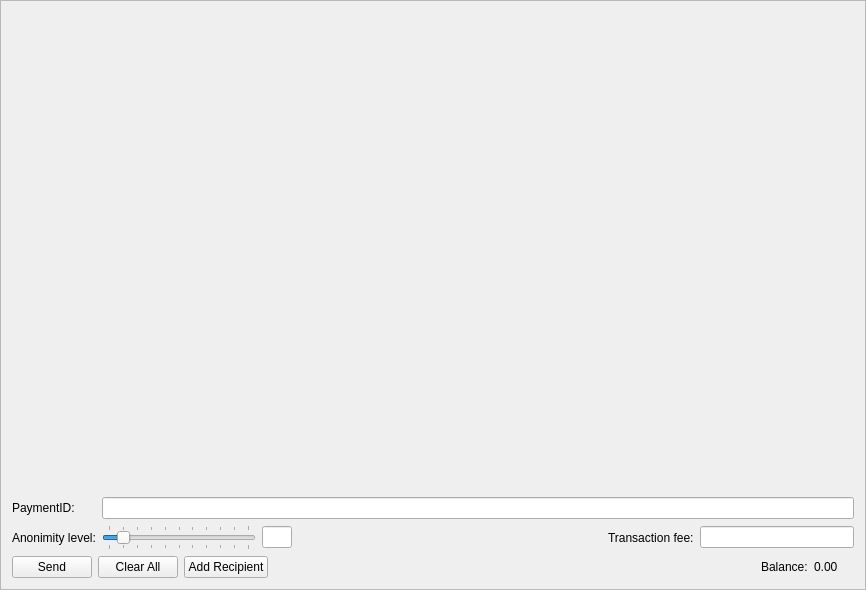
<?xml version="1.0" encoding="UTF-8"?>
<ui version="4.0">
 <class>SendFrame</class>
 <widget class="QFrame" name="SendFrame">
  <property name="geometry">
   <rect>
    <x>0</x>
    <y>0</y>
    <width>866</width>
    <height>590</height>
   </rect>
  </property>
  <property name="windowTitle">
   <string>Frame</string>
  </property>
  <property name="frameShape">
   <enum>QFrame::StyledPanel</enum>
  </property>
  <property name="frameShadow">
   <enum>QFrame::Raised</enum>
  </property>
  <layout class="QVBoxLayout" name="m_send_frame_main_layout">
   <item>
    <widget class="QScrollArea" name="m_transfersScrollarea">
     <property name="frameShape">
      <enum>QFrame::NoFrame</enum>
     </property>
     <property name="widgetResizable">
      <bool>true</bool>
     </property>
     <widget class="QWidget" name="scrollAreaWidgetContents">
      <property name="geometry">
       <rect>
        <x>0</x>
        <y>0</y>
        <width>844</width>
        <height>469</height>
       </rect>
      </property>
      <layout class="QVBoxLayout" name="m_send_frame_layout">
       <property name="margin">
        <number>0</number>
       </property>
       <item>
        <spacer name="verticalSpacer">
         <property name="orientation">
          <enum>Qt::Vertical</enum>
         </property>
         <property name="sizeHint" stdset="0">
          <size>
           <width>20</width>
           <height>445</height>
          </size>
         </property>
        </spacer>
       </item>
      </layout>
     </widget>
    </widget>
   </item>
   <item>
    <layout class="QGridLayout" name="gridLayout">
     <property name="topMargin">
      <number>5</number>
     </property>
     <item row="1" column="2">
      <widget class="QLineEdit" name="m_mixinEdit">
       <property name="maximumSize">
        <size>
         <width>30</width>
         <height>16777215</height>
        </size>
       </property>
       <property name="text">
        <string notr="true"/>
       </property>
       <property name="maxLength">
        <number>5</number>
       </property>
       <property name="alignment">
        <set>Qt::AlignCenter</set>
       </property>
       <property name="readOnly">
        <bool>true</bool>
       </property>
      </widget>
     </item>
     <item row="1" column="4">
      <spacer name="horizontalSpacer">
       <property name="orientation">
        <enum>Qt::Horizontal</enum>
       </property>
       <property name="sizeType">
        <enum>QSizePolicy::Expanding</enum>
       </property>
       <property name="sizeHint" stdset="0">
        <size>
         <width>298</width>
         <height>20</height>
        </size>
       </property>
      </spacer>
     </item>
     <item row="1" column="0">
      <widget class="QLabel" name="label_2">
       <property name="text">
        <string>Anonimity level:</string>
       </property>
      </widget>
     </item>
     <item row="0" column="0">
      <widget class="QLabel" name="label_6">
       <property name="text">
        <string>PaymentID:</string>
       </property>
      </widget>
     </item>
     <item row="1" column="1">
      <widget class="QSlider" name="m_mixinSlider">
       <property name="maximumSize">
        <size>
         <width>200</width>
         <height>16777215</height>
        </size>
       </property>
       <property name="maximum">
        <number>10</number>
       </property>
       <property name="pageStep">
        <number>1</number>
       </property>
       <property name="value">
        <number>1</number>
       </property>
       <property name="tracking">
        <bool>false</bool>
       </property>
       <property name="orientation">
        <enum>Qt::Horizontal</enum>
       </property>
       <property name="tickPosition">
        <enum>QSlider::TicksBothSides</enum>
       </property>
       <property name="tickInterval">
        <number>1</number>
       </property>
      </widget>
     </item>
     <item row="0" column="1" colspan="6">
      <widget class="QLineEdit" name="m_paymentIdEdit"/>
     </item>
     <item row="1" column="6">
      <widget class="QLineEdit" name="m_feeEdit"/>
     </item>
     <item row="1" column="5">
      <widget class="QLabel" name="label">
       <property name="text">
        <string>Transaction fee:</string>
       </property>
      </widget>
     </item>
    </layout>
   </item>
   <item>
    <layout class="QHBoxLayout" name="horizontalLayout">
     <item>
      <widget class="QPushButton" name="m_sendButton">
       <property name="text">
        <string>Send</string>
       </property>
       <property name="icon">
        <iconset resource="../../resources.qrc">
         <normaloff>:/icons/send</normaloff>:/icons/send</iconset>
       </property>
      </widget>
     </item>
     <item>
      <widget class="QPushButton" name="m_clearAllButton">
       <property name="text">
        <string>Clear All</string>
       </property>
       <property name="icon">
        <iconset resource="../../resources.qrc">
         <normaloff>:/icons/remove</normaloff>:/icons/remove</iconset>
       </property>
      </widget>
     </item>
     <item>
      <widget class="QPushButton" name="m_addRecipientButton">
       <property name="text">
        <string>Add Recipient</string>
       </property>
       <property name="icon">
        <iconset resource="../../resources.qrc">
         <normaloff>:/icons/add</normaloff>:/icons/add</iconset>
       </property>
      </widget>
     </item>
     <item>
      <spacer name="horizontalSpacer_2">
       <property name="orientation">
        <enum>Qt::Horizontal</enum>
       </property>
       <property name="sizeHint" stdset="0">
        <size>
         <width>40</width>
         <height>20</height>
        </size>
       </property>
      </spacer>
     </item>
     <item>
      <widget class="QLabel" name="label_4">
       <property name="text">
        <string>Balance:</string>
       </property>
      </widget>
     </item>
     <item>
      <widget class="QLabel" name="m_balanceLabel">
       <property name="text">
        <string notr="true">0.00 </string>
       </property>
      </widget>
     </item>
     <item>
      <widget class="QLabel" name="m_tickerLabel">
       <property name="text">
        <string notr="true"/>
       </property>
      </widget>
     </item>
    </layout>
   </item>
  </layout>
 </widget>
 <tabstops>
  <tabstop>m_paymentIdEdit</tabstop>
  <tabstop>m_mixinSlider</tabstop>
  <tabstop>m_sendButton</tabstop>
  <tabstop>m_clearAllButton</tabstop>
  <tabstop>m_addRecipientButton</tabstop>
  <tabstop>m_transfersScrollarea</tabstop>
  <tabstop>m_mixinEdit</tabstop>
 </tabstops>
 <resources>
  <include location="../../resources.qrc"/>
 </resources>
 <connections>
  <connection>
   <sender>m_addRecipientButton</sender>
   <signal>clicked()</signal>
   <receiver>SendFrame</receiver>
   <slot>addRecipientClicked()</slot>
   <hints>
    <hint type="sourcelabel">
     <x>282</x>
     <y>561</y>
    </hint>
    <hint type="destinationlabel">
     <x>432</x>
     <y>294</y>
    </hint>
   </hints>
  </connection>
  <connection>
   <sender>m_clearAllButton</sender>
   <signal>clicked()</signal>
   <receiver>SendFrame</receiver>
   <slot>clearAllClicked()</slot>
   <hints>
    <hint type="sourcelabel">
     <x>154</x>
     <y>561</y>
    </hint>
    <hint type="destinationlabel">
     <x>432</x>
     <y>294</y>
    </hint>
   </hints>
  </connection>
  <connection>
   <sender>m_sendButton</sender>
   <signal>clicked()</signal>
   <receiver>SendFrame</receiver>
   <slot>sendClicked()</slot>
   <hints>
    <hint type="sourcelabel">
     <x>53</x>
     <y>561</y>
    </hint>
    <hint type="destinationlabel">
     <x>432</x>
     <y>294</y>
    </hint>
   </hints>
  </connection>
  <connection>
   <sender>m_mixinSlider</sender>
   <signal>valueChanged(int)</signal>
   <receiver>SendFrame</receiver>
   <slot>mixinValueChanged(int)</slot>
   <hints>
    <hint type="sourcelabel">
     <x>221</x>
     <y>520</y>
    </hint>
    <hint type="destinationlabel">
     <x>432</x>
     <y>294</y>
    </hint>
   </hints>
  </connection>
 </connections>
 <slots>
  <slot>sendClicked()</slot>
  <slot>clearAllClicked()</slot>
  <slot>addRecipientClicked()</slot>
  <slot>mixinValueChanged(int)</slot>
 </slots>
</ui>
